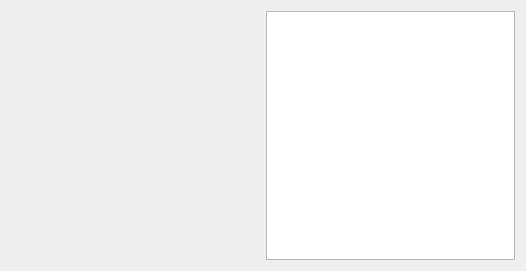
<?xml version="1.0" encoding="UTF-8"?>
<ui version="4.0">
 <class>MetadataView</class>
 <widget class="QWidget" name="MetadataView">
  <property name="geometry">
   <rect>
    <x>0</x>
    <y>0</y>
    <width>514</width>
    <height>267</height>
   </rect>
  </property>
  <property name="windowTitle">
   <string>Form</string>
  </property>
  <layout class="QHBoxLayout" name="horizontalLayout">
   <property name="spacing">
    <number>6</number>
   </property>
   <item>
    <widget class="QLabel" name="albumCover">
     <property name="sizePolicy">
      <sizepolicy hsizetype="Preferred" vsizetype="Preferred">
       <horstretch>0</horstretch>
       <verstretch>0</verstretch>
      </sizepolicy>
     </property>
     <property name="minimumSize">
      <size>
       <width>249</width>
       <height>249</height>
      </size>
     </property>
     <property name="text">
      <string/>
     </property>
     <property name="pixmap">
      <pixmap resource="mainRes.qrc">:/images/resources/noCover.png</pixmap>
     </property>
     <property name="scaledContents">
      <bool>true</bool>
     </property>
    </widget>
   </item>
   <item>
    <widget class="QListView" name="metadataView">
     <property name="minimumSize">
      <size>
       <width>249</width>
       <height>0</height>
      </size>
     </property>
    </widget>
   </item>
  </layout>
 </widget>
 <resources>
  <include location="mainRes.qrc"/>
 </resources>
 <connections/>
</ui>
